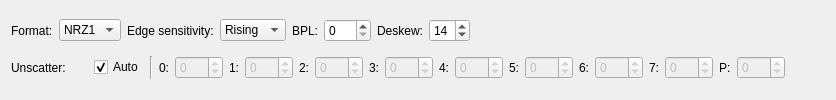
          <widget class="QWidget" name="tape">
           <attribute name="title">
            <string>Tape reader</string>
           </attribute>
           <layout class="QVBoxLayout" name="verticalLayout_3">
            <item>
             <layout class="QHBoxLayout" name="horizontalLayout_3">
              <item>
               <widget class="QLabel" name="label_13">
                <property name="text">
                 <string>Format:</string>
                </property>
               </widget>
              </item>
              <item>
               <widget class="QComboBox" name="format">
                <item>
                 <property name="text">
                  <string>NRZ1</string>
                 </property>
                </item>
                <item>
                 <property name="text">
                  <string>PE</string>
                 </property>
                </item>
               </widget>
              </item>
              <item>
               <widget class="QLabel" name="label">
                <property name="text">
                 <string>Edge sensitivity:</string>
                </property>
               </widget>
              </item>
              <item>
               <widget class="QComboBox" name="edge_sens">
                <item>
                 <property name="text">
                  <string>Rising</string>
                 </property>
                </item>
                <item>
                 <property name="text">
                  <string>Falling</string>
                 </property>
                </item>
                <item>
                 <property name="text">
                  <string>Both</string>
                 </property>
                </item>
               </widget>
              </item>
              <item>
               <widget class="QLabel" name="label_23">
                <property name="text">
                 <string>BPL:</string>
                </property>
               </widget>
              </item>
              <item>
               <widget class="QSpinBox" name="bpl">
                <property name="maximum">
                 <number>999</number>
                </property>
               </widget>
              </item>
              <item>
               <widget class="QLabel" name="label_2">
                <property name="text">
                 <string>Deskew:</string>
                </property>
               </widget>
              </item>
              <item>
               <widget class="QSpinBox" name="deskew">
                <property name="value">
                 <number>14</number>
                </property>
               </widget>
              </item>
              <item>
               <spacer name="horizontalSpacer_4">
                <property name="orientation">
                 <enum>Qt::Horizontal</enum>
                </property>
                <property name="sizeHint" stdset="0">
                 <size>
                  <width>40</width>
                  <height>20</height>
                 </size>
                </property>
               </spacer>
              </item>
             </layout>
            </item>
            <item>
             <layout class="QHBoxLayout" name="horizontalLayout_4">
              <item>
               <widget class="QLabel" name="label_12">
                <property name="sizePolicy">
                 <sizepolicy hsizetype="Minimum" vsizetype="Preferred">
                  <horstretch>0</horstretch>
                  <verstretch>0</verstretch>
                 </sizepolicy>
                </property>
                <property name="minimumSize">
                 <size>
                  <width>77</width>
                  <height>0</height>
                 </size>
                </property>
                <property name="text">
                 <string>Unscatter:</string>
                </property>
               </widget>
              </item>
              <item>
               <widget class="QCheckBox" name="auto_unscatter">
                <property name="text">
                 <string>Auto</string>
                </property>
                <property name="checked">
                 <bool>true</bool>
                </property>
               </widget>
              </item>
              <item>
               <widget class="Line" name="line">
                <property name="orientation">
                 <enum>Qt::Vertical</enum>
                </property>
               </widget>
              </item>
              <item>
               <widget class="QLabel" name="label_14">
                <property name="text">
                 <string>0:</string>
                </property>
               </widget>
              </item>
              <item>
               <widget class="QSpinBox" name="unscatter0">
                <property name="enabled">
                 <bool>false</bool>
                </property>
                <property name="sizePolicy">
                 <sizepolicy hsizetype="MinimumExpanding" vsizetype="Fixed">
                  <horstretch>0</horstretch>
                  <verstretch>0</verstretch>
                 </sizepolicy>
                </property>
                <property name="minimumSize">
                 <size>
                  <width>48</width>
                  <height>0</height>
                 </size>
                </property>
                <property name="minimum">
                 <number>-99</number>
                </property>
               </widget>
              </item>
              <item>
               <widget class="QLabel" name="label_15">
                <property name="text">
                 <string>1:</string>
                </property>
               </widget>
              </item>
              <item>
               <widget class="QSpinBox" name="unscatter1">
                <property name="enabled">
                 <bool>false</bool>
                </property>
                <property name="sizePolicy">
                 <sizepolicy hsizetype="MinimumExpanding" vsizetype="Fixed">
                  <horstretch>0</horstretch>
                  <verstretch>0</verstretch>
                 </sizepolicy>
                </property>
                <property name="minimumSize">
                 <size>
                  <width>48</width>
                  <height>0</height>
                 </size>
                </property>
                <property name="minimum">
                 <number>-99</number>
                </property>
               </widget>
              </item>
              <item>
               <widget class="QLabel" name="label_16">
                <property name="text">
                 <string>2:</string>
                </property>
               </widget>
              </item>
              <item>
               <widget class="QSpinBox" name="unscatter2">
                <property name="enabled">
                 <bool>false</bool>
                </property>
                <property name="sizePolicy">
                 <sizepolicy hsizetype="MinimumExpanding" vsizetype="Fixed">
                  <horstretch>0</horstretch>
                  <verstretch>0</verstretch>
                 </sizepolicy>
                </property>
                <property name="minimumSize">
                 <size>
                  <width>48</width>
                  <height>0</height>
                 </size>
                </property>
                <property name="minimum">
                 <number>-99</number>
                </property>
               </widget>
              </item>
              <item>
               <widget class="QLabel" name="label_17">
                <property name="text">
                 <string>3:</string>
                </property>
               </widget>
              </item>
              <item>
               <widget class="QSpinBox" name="unscatter3">
                <property name="enabled">
                 <bool>false</bool>
                </property>
                <property name="sizePolicy">
                 <sizepolicy hsizetype="MinimumExpanding" vsizetype="Fixed">
                  <horstretch>0</horstretch>
                  <verstretch>0</verstretch>
                 </sizepolicy>
                </property>
                <property name="minimumSize">
                 <size>
                  <width>48</width>
                  <height>0</height>
                 </size>
                </property>
                <property name="minimum">
                 <number>-99</number>
                </property>
               </widget>
              </item>
              <item>
               <widget class="QLabel" name="label_18">
                <property name="text">
                 <string>4:</string>
                </property>
               </widget>
              </item>
              <item>
               <widget class="QSpinBox" name="unscatter4">
                <property name="enabled">
                 <bool>false</bool>
                </property>
                <property name="sizePolicy">
                 <sizepolicy hsizetype="MinimumExpanding" vsizetype="Fixed">
                  <horstretch>0</horstretch>
                  <verstretch>0</verstretch>
                 </sizepolicy>
                </property>
                <property name="minimumSize">
                 <size>
                  <width>48</width>
                  <height>0</height>
                 </size>
                </property>
                <property name="minimum">
                 <number>-99</number>
                </property>
               </widget>
              </item>
              <item>
               <widget class="QLabel" name="label_19">
                <property name="text">
                 <string>5:</string>
                </property>
               </widget>
              </item>
              <item>
               <widget class="QSpinBox" name="unscatter5">
                <property name="enabled">
                 <bool>false</bool>
                </property>
                <property name="sizePolicy">
                 <sizepolicy hsizetype="MinimumExpanding" vsizetype="Fixed">
                  <horstretch>0</horstretch>
                  <verstretch>0</verstretch>
                 </sizepolicy>
                </property>
                <property name="minimumSize">
                 <size>
                  <width>48</width>
                  <height>0</height>
                 </size>
                </property>
                <property name="minimum">
                 <number>-99</number>
                </property>
               </widget>
              </item>
              <item>
               <widget class="QLabel" name="label_20">
                <property name="text">
                 <string>6:</string>
                </property>
               </widget>
              </item>
              <item>
               <widget class="QSpinBox" name="unscatter6">
                <property name="enabled">
                 <bool>false</bool>
                </property>
                <property name="sizePolicy">
                 <sizepolicy hsizetype="MinimumExpanding" vsizetype="Fixed">
                  <horstretch>0</horstretch>
                  <verstretch>0</verstretch>
                 </sizepolicy>
                </property>
                <property name="minimumSize">
                 <size>
                  <width>48</width>
                  <height>0</height>
                 </size>
                </property>
                <property name="minimum">
                 <number>-99</number>
                </property>
               </widget>
              </item>
              <item>
               <widget class="QLabel" name="label_21">
                <property name="text">
                 <string>7:</string>
                </property>
               </widget>
              </item>
              <item>
               <widget class="QSpinBox" name="unscatter7">
                <property name="enabled">
                 <bool>false</bool>
                </property>
                <property name="sizePolicy">
                 <sizepolicy hsizetype="MinimumExpanding" vsizetype="Fixed">
                  <horstretch>0</horstretch>
                  <verstretch>0</verstretch>
                 </sizepolicy>
                </property>
                <property name="minimumSize">
                 <size>
                  <width>48</width>
                  <height>0</height>
                 </size>
                </property>
                <property name="minimum">
                 <number>-99</number>
                </property>
               </widget>
              </item>
              <item>
               <widget class="QLabel" name="label_22">
                <property name="text">
                 <string>P:</string>
                </property>
               </widget>
              </item>
              <item>
               <widget class="QSpinBox" name="unscatter8">
                <property name="enabled">
                 <bool>false</bool>
                </property>
                <property name="sizePolicy">
                 <sizepolicy hsizetype="MinimumExpanding" vsizetype="Fixed">
                  <horstretch>0</horstretch>
                  <verstretch>0</verstretch>
                 </sizepolicy>
                </property>
                <property name="minimumSize">
                 <size>
                  <width>48</width>
                  <height>0</height>
                 </size>
                </property>
                <property name="minimum">
                 <number>-99</number>
                </property>
               </widget>
              </item>
              <item>
               <spacer name="horizontalSpacer_5">
                <property name="orientation">
                 <enum>Qt::Horizontal</enum>
                </property>
                <property name="sizeHint" stdset="0">
                 <size>
                  <width>40</width>
                  <height>20</height>
                 </size>
                </property>
               </spacer>
              </item>
             </layout>
            </item>
           </layout>
          </widget>
